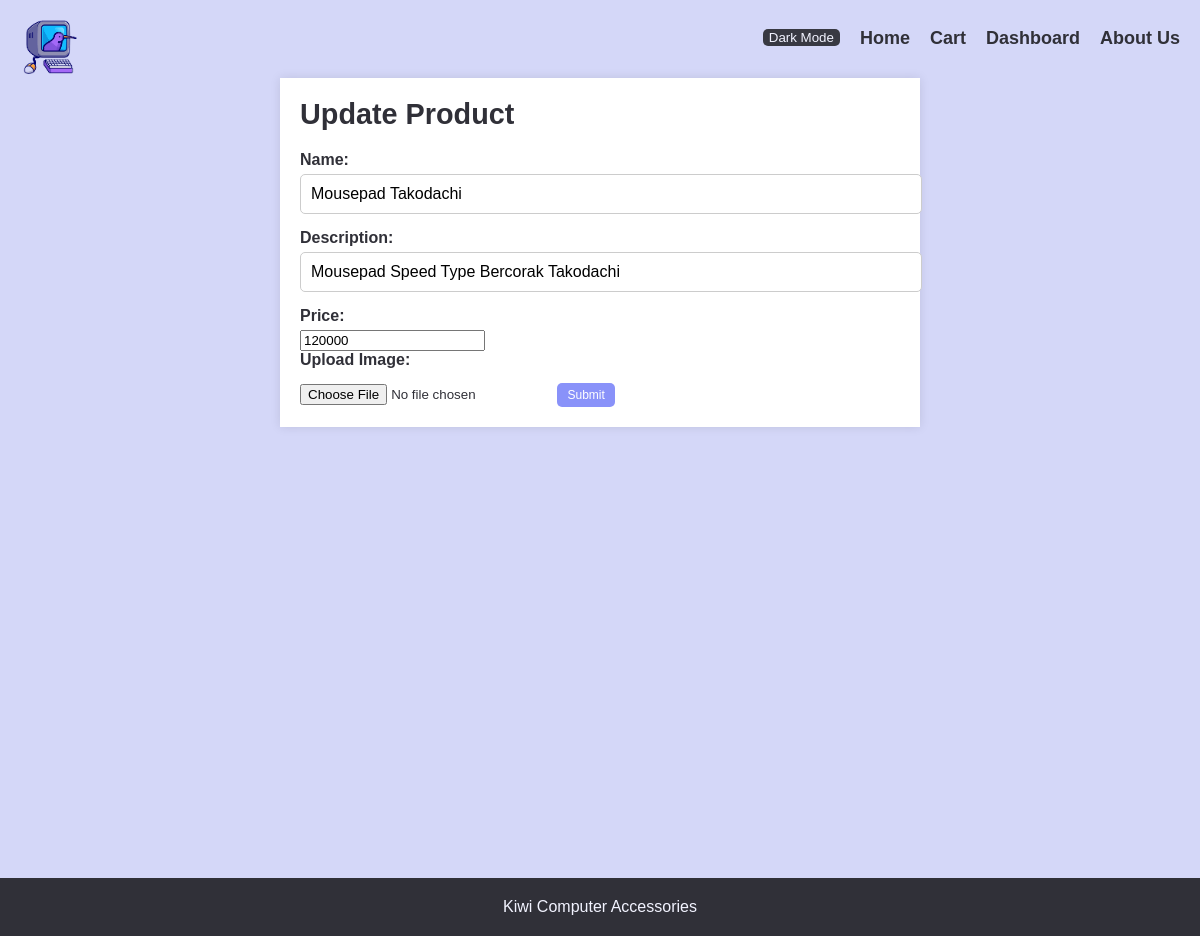
The page /update.php?id=1 on the database as committed earlier.
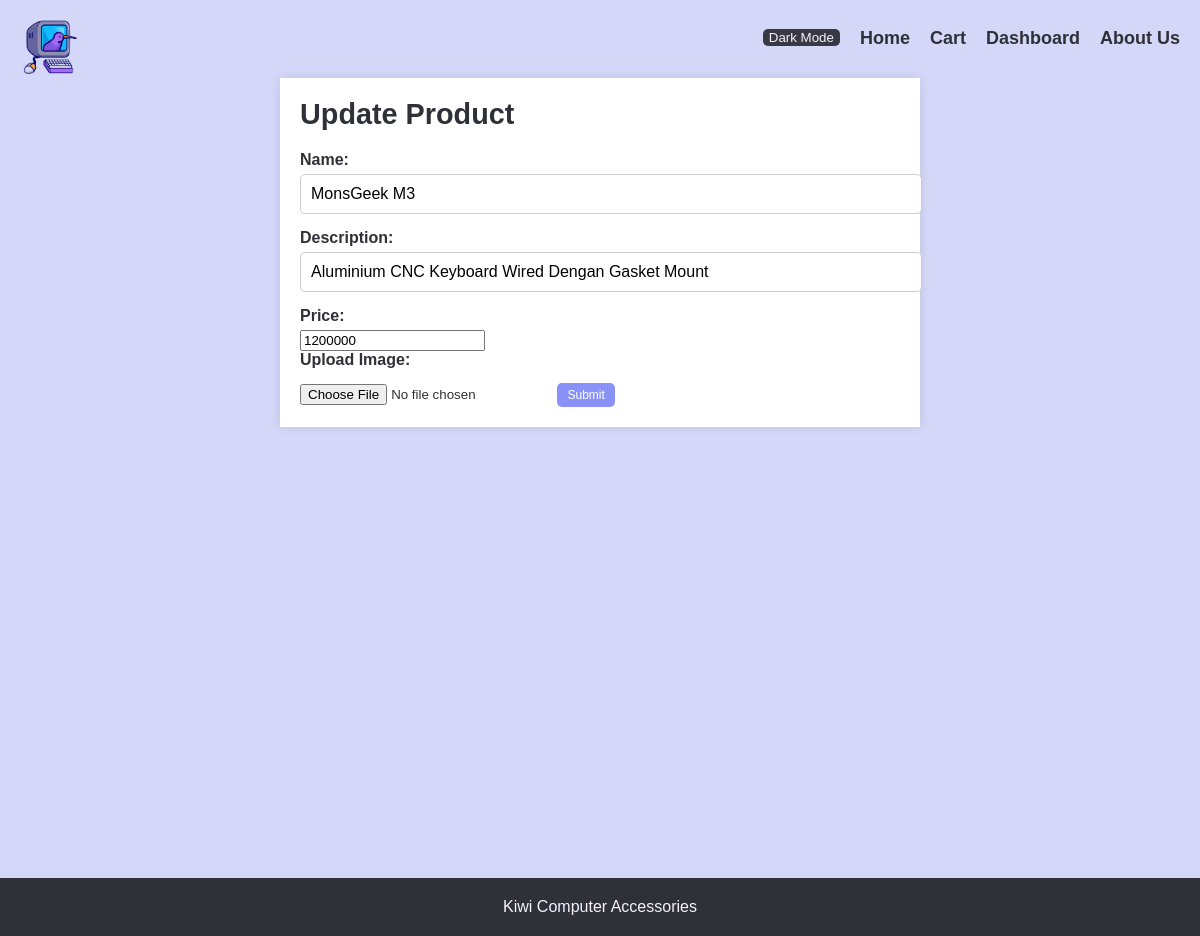
The same page on the database as committed later.
### tables this page shows
CREATE TABLE `accessories` (
  `id` int(5) NOT NULL,
  `name` varchar(50) NOT NULL,
  `description` varchar(255) NOT NULL,
  `price` int(10) NOT NULL,
  `image` varchar(255) NOT NULL
);

### update.php (the view, shortened to what this page needs)
<?php require("includes/connection.php") ?>
<?php
if (isset($_GET["id"])) {
    $id = $_GET["id"];
    $result = mysqli_query($conn, "SELECT * FROM accessories WHERE id = '$id'");
    $row = mysqli_fetch_assoc($result);
}
?>
<!DOCTYPE html>
<html lang="en">
<head>
    <link rel="stylesheet" href="style.css">
</head>
<body>
    <header>
        <?php include('includes/navbar.php'); ?>
    </header>
    <section class="form-section">
        <div class="container-form">
            <h2>Update Product</h2>
            <form action="" method="POST" enctype="multipart/form-data">
                <label for="name">Name:</label>
                <input type="text" id="name" name="name" value="<?= $row['name'] ?>" required>
                <label for="description">Description:</label>
                <input type="text" id="description" name="description" value="<?= $row['description'] ?>" required>
                <label for="price">Price:</label>
                <input type="number" id="price" name="price" value="<?= $row['price'] ?>" required>
                <label for="image">Upload Image:</label>
                <input type="file" id="image" name="image" value="<?= $row['image'] ?>" accept="image/*">
                <button type="submit" name="update" value="update">Submit</button>
            </form>
        </div>
    </section>
    <?php include('includes/footer.php'); ?>
</body>
</html>

Rows that differ between the two databases and show on the page:
changed accessories: name "Mousepad Takodachi" → "MonsGeek M3"; description "Mousepad Speed Type Bercorak Takodachi" → "Aluminium CNC Keyboard Wired Dengan Gasket Mount"; price "120000" → "1200000"
